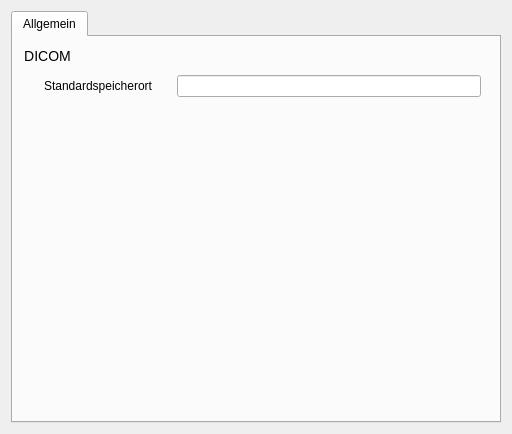
<?xml version="1.0" encoding="UTF-8"?>
<ui version="4.0">
 <class>SettingsCommon</class>
 <widget class="QWidget" name="SettingsCommon">
  <property name="geometry">
   <rect>
    <x>0</x>
    <y>0</y>
    <width>512</width>
    <height>434</height>
   </rect>
  </property>
  <property name="windowTitle">
   <string>Allgemeine Einstellungen</string>
  </property>
  <property name="windowIcon">
   <iconset resource="resources.qrc">
    <normaloff>:/common/res/common/wrench.png</normaloff>:/common/res/common/wrench.png</iconset>
  </property>
  <layout class="QHBoxLayout" name="horizontalLayout">
   <item>
    <widget class="QTabWidget" name="tabWidget">
     <property name="styleSheet">
      <string notr="true">QGroupBox {
	border: none;
	padding-left: 10px;
    font-size: 14px;
    padding-top: 20px;
}
QGroupBox QLabel {
	padding-right: 15px;
}</string>
     </property>
     <property name="currentIndex">
      <number>0</number>
     </property>
     <widget class="QWidget" name="tab">
      <attribute name="title">
       <string>Allgemein</string>
      </attribute>
      <layout class="QVBoxLayout" name="verticalLayout">
       <item>
        <widget class="QGroupBox" name="groupBox">
         <property name="title">
          <string>DICOM</string>
         </property>
         <property name="flat">
          <bool>false</bool>
         </property>
         <layout class="QFormLayout" name="formLayout">
          <item row="0" column="0">
           <widget class="QLabel" name="label">
            <property name="text">
             <string>Standardspeicherort</string>
            </property>
           </widget>
          </item>
          <item row="0" column="1">
           <widget class="QLineEdit" name="txtStandardDICOMPath">
            <property name="toolTip">
             <string>Klicken, um Speicherort neu festzulegen</string>
            </property>
            <property name="statusTip">
             <string>Klicken, um Speicherort neu festzulegen</string>
            </property>
            <property name="whatsThis">
             <string>Klicken, um Speicherort neu festzulegen</string>
            </property>
            <property name="readOnly">
             <bool>true</bool>
            </property>
           </widget>
          </item>
         </layout>
        </widget>
       </item>
      </layout>
     </widget>
    </widget>
   </item>
  </layout>
 </widget>
 <resources>
  <include location="resources.qrc"/>
 </resources>
 <connections>
  <connection>
   <sender>txtStandardDICOMPath</sender>
   <signal>textChanged(QString)</signal>
   <receiver>SettingsCommon</receiver>
   <slot>OnStandardDICOMPathChanged(QString)</slot>
   <hints>
    <hint type="sourcelabel">
     <x>278</x>
     <y>76</y>
    </hint>
    <hint type="destinationlabel">
     <x>264</x>
     <y>2</y>
    </hint>
   </hints>
  </connection>
 </connections>
 <slots>
  <slot>OnStandardDICOMPathChanged(QString)</slot>
 </slots>
</ui>
